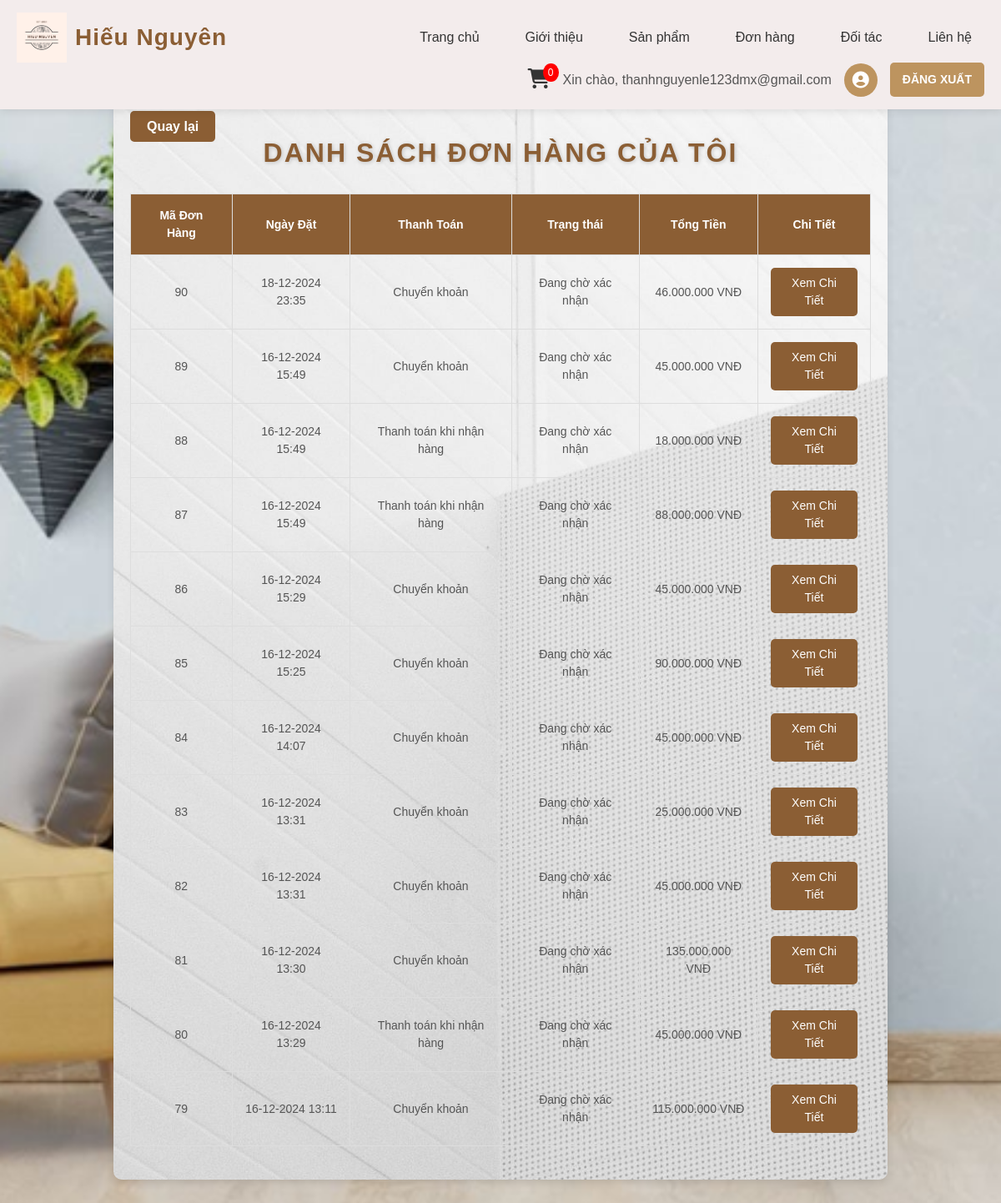
The page /frontend/pages/order_details.php (signed in) on the database its author committed.
### tables this page shows
CREATE TABLE `orders` (
  `order_id` int(11) NOT NULL,
  `user_id` int(11) NOT NULL,
  `order_date` datetime NOT NULL,
  `name` varchar(255) NOT NULL,
  `phone` varchar(20) NOT NULL,
  `address` text NOT NULL,
  `payment_method` enum('cash','bank') NOT NULL,
  `order_status` varchar(50) NOT NULL DEFAULT 'pending',
  `status` varchar(50) NOT NULL DEFAULT 'awaiting confirmation',
  `estimated_delivery_date` date DEFAULT NULL,
  `total_price` decimal(10,2) NOT NULL DEFAULT 0.00
);

### frontend/pages/order_details.php (the view, shortened to what this page needs)
<?php
include '../includes/header.php';
$servername = "localhost";
$username = "root";
$password = "";
$dbname = "moc_nguyen";
$conn = new mysqli($servername, $username, $password, $dbname);
$user_id = $_SESSION['ma_khach_hang'];
$sql = "SELECT o.order_id, o.order_date, o.name, o.phone, o.address, o.payment_method,
                o.status, SUM(od.quantity * od.price) AS total_price
        FROM orders o
        JOIN order_details od ON o.order_id = od.order_id
        WHERE o.user_id = ?
        GROUP BY o.order_id
        ORDER BY o.order_date DESC";
$stmt = $conn->prepare($sql);
$stmt->bind_param("i", $user_id);
$stmt->execute();
$result = $stmt->get_result();
?>
<!DOCTYPE html>
<html lang="vi">
<head>
    <link rel="stylesheet" href="../css/order_details.css">
</head>
<body>
    <div class="order-container">
        <a href="sanpham.php" class="back-btn">Quay lại</a>
        <h2>Danh Sách Đơn Hàng Của Tôi</h2>
        <?php if ($result->num_rows > 0): ?>
            <table class="order-table">
                <thead>
                    <tr>
                        <th>Mã Đơn Hàng</th>
                        <th>Ngày Đặt</th>
                        <th>Thanh Toán</th>
                        <th>Trạng thái</th>
                        <th>Tổng Tiền</th>
                        <th>Chi Tiết</th>
                    </tr>
                </thead>
                <tbody>
                    <?php while ($row = $result->fetch_assoc()): ?>
                        <tr>
                            <td><?php echo $row['order_id']; ?></td>
                            <td><?php echo date('d-m-Y H:i', strtotime($row['order_date'])); ?></td>
                            <td>
                                <?php
                                echo $row['payment_method'] === 'cash'
                                    ? 'Thanh toán khi nhận hàng'
                                    : 'Chuyển khoản';
                                ?>
                            </td>
                            <td>
                                <?php
                                echo $row['status'] === 'awaiting confirmation'
                                    ? "Đang chờ xác nhận"
                                    : "Đang giao hàng";
                                ?>
                            </td>
                            <td><?php echo number_format($row['total_price'], 0, ',', '.'); ?> VNĐ</td>
                            <td>
                                <a href="view_orders.php?order_id=<?php echo $row['order_id']; ?>" class="btn-details">Xem Chi Tiết</a>
                            </td>
                        </tr>
                    <?php endwhile; ?>
                </tbody>
            </table>
        <?php else: ?>
            <p>Bạn chưa có đơn hàng nào.</p>
        <?php endif; ?>
    </div>
</body>
</html>

### frontend/css/order_details.css (style rules this page uses)
body { font-family: Arial, sans-serif; background: url('../../public/images/AnhCat/banner-san-pham.png') no-repeat center center/cover; padding: 20px; padding-top: 100px; }
.back-btn { margin: 20px 0; padding: 10px 20px; background-color: #8b5e34; color: #fff; text-decoration: none; border-radius: 5px; font-weight: bold; transition: background-color 0.3s ease; }
.order-container { width: 80%; margin: 20px auto; background: url('../../public/images/AnhCat/nen_admin.jpg') no-repeat center center/cover; padding: 20px; border-radius: 10px; box-shadow: 0 4px 10px rgba(0, 0, 0, 0.1); }
.order-container h2 { text-align: center; font-size: 32px; color: #8b5e34; font-weight: bold; text-transform: uppercase; margin-bottom: 30px; position: relative; letter-spacing: 2px; text-shadow: 1px 1px 5px rgba(0, 0, 0, 0.2); }
.order-table { width: 100%; border-collapse: collapse; margin-bottom: 20px; }
.order-table th, .order-table td { padding: 15px; text-align: center; font-size: 14px; border: 1px solid #ddd; }
.order-table th { background-color: #8b5e34; color: #fff; }
.order-table td { color: #555; }
.order-table td a { display: inline-block; padding: 8px 12px; background-color: #8b5e34; color: #fff; text-decoration: none; border-radius: 5px; transition: background-color 0.3s ease; }

### rows shown on the page
orders: order_id "90", order_date "18-12-2024 23:35", payment_method "Chuyển khoản", shows "Đang chờ xác nhận", total_price "46.000.000"
orders: order_id "89", order_date "16-12-2024 15:49", payment_method "Chuyển khoản", shows "Đang chờ xác nhận", total_price "45.000.000"
orders: order_id "88", order_date "16-12-2024 15:49", payment_method "Thanh toán khi nhận hàng", shows "Đang chờ xác nhận", total_price "18.000.000"
orders: order_id "87", order_date "16-12-2024 15:49", payment_method "Thanh toán khi nhận hàng", shows "Đang chờ xác nhận", total_price "88.000.000"
orders: order_id "86", order_date "16-12-2024 15:29", payment_method "Chuyển khoản", shows "Đang chờ xác nhận", total_price "45.000.000"
orders: order_id "85", order_date "16-12-2024 15:25", payment_method "Chuyển khoản", shows "Đang chờ xác nhận", total_price "90.000.000"
orders: order_id "84", order_date "16-12-2024 14:07", payment_method "Chuyển khoản", shows "Đang chờ xác nhận", total_price "45.000.000"
orders: order_id "83", order_date "16-12-2024 13:31", payment_method "Chuyển khoản", shows "Đang chờ xác nhận", total_price "25.000.000"
orders: order_id "82", order_date "16-12-2024 13:31", payment_method "Chuyển khoản", shows "Đang chờ xác nhận", total_price "45.000.000"
orders: order_id "81", order_date "16-12-2024 13:30", payment_method "Chuyển khoản", shows "Đang chờ xác nhận", total_price "135.000.000"
orders: order_id "80", order_date "16-12-2024 13:29", payment_method "Thanh toán khi nhận hàng", shows "Đang chờ xác nhận", total_price "45.000.000"
orders: order_id "79", order_date "16-12-2024 13:11", payment_method "Chuyển khoản", shows "Đang chờ xác nhận", total_price "115.000.000"

### other values the page prints
$_SESSION['email'] "thanhnguyenle123dmx@gmail.com"
